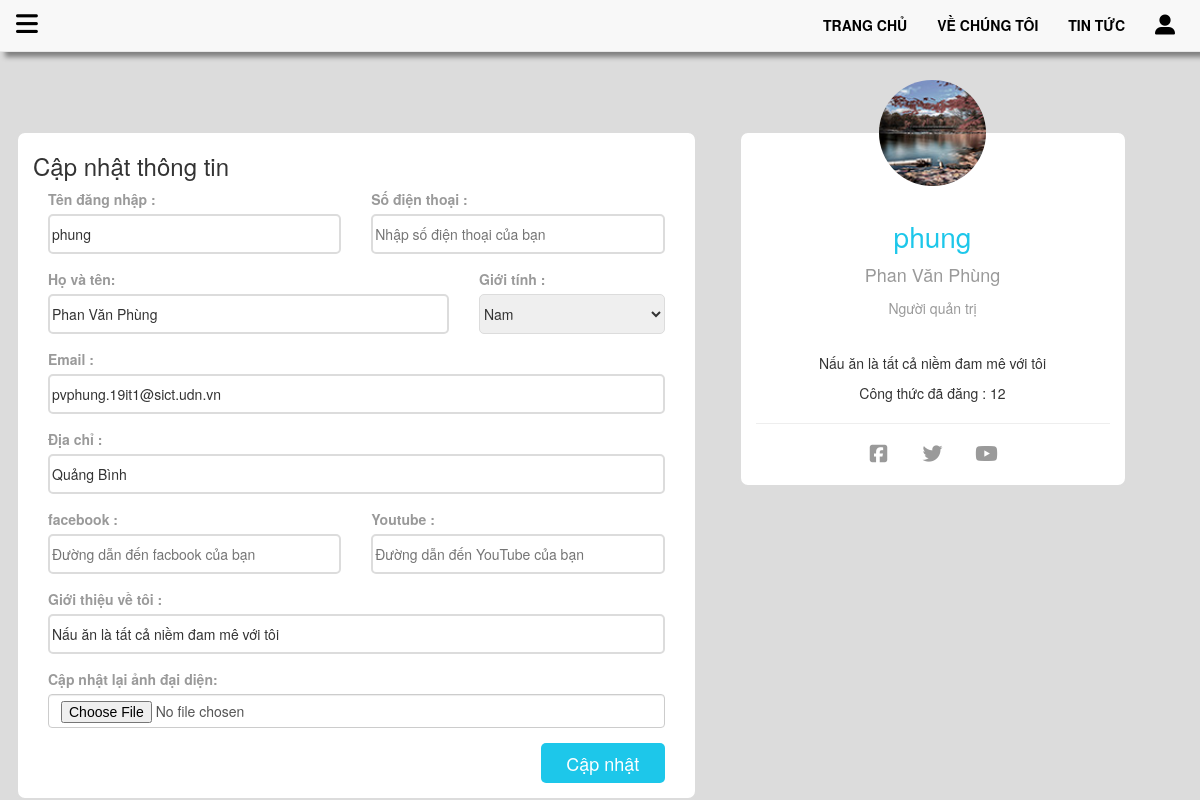
Page /ho_so_user.php (signed in) on the committed database.
### tables this page shows
CREATE TABLE `user` (
  `id` int(11) NOT NULL,
  `ten` varchar(20) NOT NULL,
  `password` varchar(100) NOT NULL,
  `email` text NOT NULL,
  `quyen` int(11) NOT NULL,
  `trangthai` int(1) NOT NULL,
  `img_user` text NOT NULL DEFAULT 'user_default.jpg',
  `sdt` varchar(10) NOT NULL,
  `ho_va_ten` varchar(50) NOT NULL,
  `about` text NOT NULL,
  `gioi_tinh` varchar(10) NOT NULL,
  `dia_chi` text NOT NULL
);

### XuLy_form/XuLy_ketNoiSQL.php (called while the page is built, shortened)
<?php
	class bang
	{
		private $ten_bang ;
		private $conn;
		private $result_select ;
		function __construct( $conn , $ten_bang){
			$this->conn  = $conn ;
			$this->ten_bang = $ten_bang;
		}
		public function setResult_select($thanhphan, $dieuKien, $sapxep)
		{
			$this->result_select = mysqli_query($this->conn, "SELECT $thanhphan FROM $this->ten_bang WHERE $dieuKien ORDER BY $sapxep");
		}
		public function getResult_select(){
			return $this->result_select ;
		}
	}
?>

### ho_so_user.php (the view, shortened to what this page needs)
<!DOCTYPE html>
<html>
<head>
	<link rel="stylesheet" href="">
</head>
<body style="background-color: #dcdcdc">
	<?php include 'menu.php' ; ?>
	<?php
		$ten_user = $_COOKIE['user'];
		$bang_user = new bang($conn, 'user');
		$bang_user->setResult_select(" * " ," ten = '$ten_user'" , "id DESC");
		$ketqua_idUser = $bang_user->getResult_select();
		$row = mysqli_fetch_assoc($ketqua_idUser);
		$ten_user = $row['ten'];
		$dia_chi = $row['dia_chi'] ;
		if($row['ho_va_ten'] == ""){
			$full_ten = "";
		} else $full_ten = $row['ho_va_ten'];
		$about = $row['about'];
		if($_COOKIE['quyen'] == 2) {
			$quyen = "Người quản trị ";
		}else $quyen = "Khách hàng ";
		$gioi_tinh = $row['gioi_tinh'];
		$sdt = $row['sdt'] ;
		$email = $row['email'];
		if ( $row['img_user'] == ""){
			$img_user = "user_default.jpg" ;
		}else $img_user = $row['img_user'] ;
	?>
	<div class="container container-body" >
		<div class="row">
		  <form action="XuLy_form/Xuly_updateUser.php" method="POST"  enctype="multipart/form-data">
			<div class="col-sm-7 card-capNhat" style="height: auto;  ">
				<h3>Cập nhật thông tin</h3>
				<div class="col-sm-6 form-group" >
					<label for="">Tên đăng nhập :</label>
					<input type="text" placeholder="Nhập tên đăng nhập của bạn " name="ten" value="<?php echo $ten_user ; ?>">
				</div>
				<div class="col-sm-6 form-group" >
					<label for="">Số điện thoại  :</label>
					<input type="number" placeholder="Nhập số điện thoại của bạn " name="sdt" value="<?php echo $sdt; ?>">
				</div>
				<div class="col-sm-8 form-group" >
					<label for="">Họ và tên:</label>
					<input type="text" placeholder="Nhập tên  của bạn " name="ho_ten" value="<?php echo $full_ten; ?>">
				</div>
				<div class="col-sm-4 form-group" >
					<label for="">Giới tính  :</label>
					<select name="gioi_tinh" id="">
						<?php
							if($gioi_tinh == '0' ){
						?>
						<option value="0" selected></option>
						<option value="Nam" >Nam</option>
						<option value="Nữ">Nữ</option>
						<?php
							}else if( $gioi_tinh == 'Nam')  {
						?>
						<option value="Nam" selected>Nam</option>
						<?php
							}else if( $gioi_tinh == 'Nữ')  {
						?>
						<option value="0"></option>
						<option value="Nam" >Nam</option>
						<option value="Nữ" selected>Nữ</option>
					<?php }?>
					</select>
				</div>
				<div class="col-sm-12 form-group" >
					<label for="">Email :</label>
					<input type="text" placeholder="Nhập Email của bạn " name="email" value="<?php echo $email ; ?>">
				</div>
				<div class="col-sm-12 form-group" >
					<label for="">Địa chỉ :</label>
					<input type="text" placeholder="Nhập Địa chỉ của bạn " name="dia_chi" value="<?php echo $dia_chi; ?>">
				</div>
				<div class="col-sm-6 form-group" >
					<label for="">facebook :</label>
					<input type="text" placeholder="Đường dẫn đến facbook của bạn " name="link_fb">
				</div>
				<div class="col-sm-6 form-group" >
					<label for="">Youtube :</label>
					<input type="text" placeholder="Đường dẫn đến YouTube của bạn " name="link_ytb">
				</div>
				<div class="col-sm-12 form-group" >
					<label for="">Giới thiệu về tôi :</label>
					<input type="text" placeholder=" " value="<?php echo $about ; ?>" name="about">
				</div>
				<div class="col-sm-12 form-group" >
					<label for="">Cập nhật lại ảnh đại diện:</label>
					<input type="file" class="form-control" name="file_img">
				</div>
				<div class="col-sm-12 form-group" align="right">
					<button class="btn-capnhat" type="submit">Cập nhật</button>
				</div>
			</div>
		  </form>
			<div class="col-sm-4 card-thongtin" style="height: auto; ">
				<div class="card-img" align="center">
					<img class="img-user-menu img-circle" src="image/img_user/<?php echo $img_user; ?>" alt="" width="30%" height="30%">
				</div>
				<div class="card-detail" align="center">
					<h5><?php echo $_COOKIE['user'] ; ?></h5>
					<p class="name"><?php echo $full_ten ; ?></p>
					<p style="color: #9a9a9a; "><?php echo $quyen ; ?> </p>
					<p style="margin-top: 10%;" ><?php echo $about ; ?> </p>
					<p>Công thức đã đăng : 12</p>
				</div>
				<hr >
				<div class="card-share" align="center">
					<div class="col-sm-12" >
						<a class=" col-sm-2 col-sm-offset-3" href=""><i class="fab fa-facebook-square icon-MXH-footer"></i></a>
						<a class=" col-sm-2 " href=""><i class="fab icon-MXH-footer fa-twitter"></i></a>
						<a class="col-sm-2 " href=""><i class="fab icon-MXH-footer fa-youtube"></i></a>
					</div>
					<div class="col-sm-12" style="height: 20px ; ">
					</div>
				</div>
			</div>
		</div>
	</div>
</body>
</html>

### css/menu.css (style rules this page uses)
.img-user-menu { border-style:none; }

### ho_so_user.php (style rules this page uses)
.container-body { margin-top : 130px; }
.card-capNhat { background-color: #ffffff; border-style: solid; border-radius: 10px; border-color: #dcdcdc; }
.card-thongtin { background-color: #ffffff; border-style: solid; border-radius: 10px; border-color: #dcdcdc; margin-left: 40px; }
input { border-style:solid; border-radius: 5px; border-color: #dcdcdc; height: 40px ; width: 100% ; }
label { color:#9a9a9a; }
select { border-style:solid; border-radius: 5px; border-color: #dcdcdc; height: 40px ; width: 100% ; }
.card-img { margin-top: -15%; }
.card-share a i { font-size: 20px; color:#9a9a9a; }
.card-detail h5 { margin-top: 10%; color: #1dc7ea ; font-size: 28px; }
.card-detail p.name { font-size: 18px; color:#9a9a9a; }
.btn-capnhat { border-style: none ; border-radius: 5px; width: 20%; height: 40px ; color: #ffffff; font-size: 18px; background-color: #1dc7ea; }

### rows in the picture
user: ten "phung", ho_ten "Phan Văn Phùng", gioi_tinh "Nam", email "pvphung.19it1@sict.udn.vn", dia_chi "Quảng Bình", about "Nấu ăn là tất cả niềm đam mê với tôi", img_user (picture), ho_va_ten "Phan Văn Phùng"

### other values in the picture
$_COOKIE['user'] "phung"
$quyen "Người quản trị"
